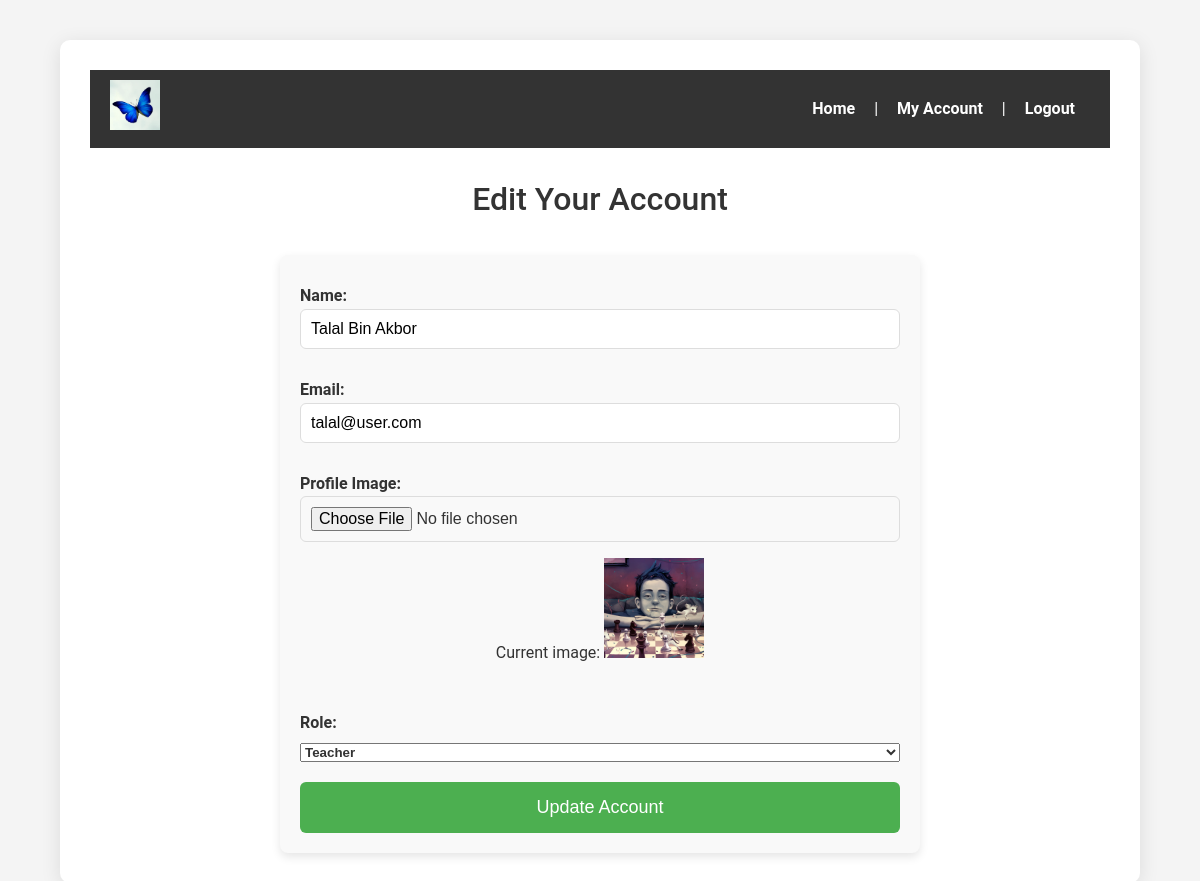
The app's page /edit_account.php?id=2 (signed in) with its own data.
### tables this page shows
CREATE TABLE `users` (
  `id` int(11) NOT NULL,
  `name` varchar(100) NOT NULL,
  `email` varchar(100) NOT NULL,
  `password` varchar(255) NOT NULL,
  `profile_image` varchar(255) DEFAULT NULL,
  `role` enum('student','teacher','admin') DEFAULT 'student',
  `created_at` timestamp NOT NULL DEFAULT current_timestamp()
);

### edit_account.php (the view, shortened to what this page needs)
<?php
include('includes/db_connect.php');
$user_id = $_SESSION['user_id'];
$sql = "SELECT id, name, email, profile_image, role FROM users WHERE id = ?";
$stmt = $conn->prepare($sql);
$stmt->bind_param("i", $user_id);
$stmt->execute();
$result = $stmt->get_result();
$user_data = $result->fetch_assoc();
if ($_SESSION['user_role'] == 'admin' && isset($_GET['id']) && $_GET['id'] != $user_id) {
    $edit_user_id = $_GET['id'];
    $sql = "SELECT id, name, email, profile_image, role FROM users WHERE id = ?";
    $stmt = $conn->prepare($sql);
    $stmt->bind_param("i", $edit_user_id);
    $stmt->execute();
    $result = $stmt->get_result();
    $user_data = $result->fetch_assoc();
} elseif ($_SESSION['user_role'] != 'admin' && isset($_GET['id']) && $_GET['id'] != $user_id) {
    header("Location: account.php");
    exit();
}
?>
<!DOCTYPE html>
<html lang="en">
<head>
    <link rel="stylesheet" href="css/style.css">
</head>
<body>
    <div class="container">
        <header>
            <div class="logo">
                <img src="images/logo.png" alt="App Logo" width="150">
            </div>
            <div class="nav-menu">
                <a href="index.php">Home</a> |
                <a href="account.php">My Account</a> |
                <a href="logout.php">Logout</a>
            </div>
        </header>
        <h2>Edit Your Account</h2>
        <form action="edit_account.php<?php if ($_SESSION['user_role'] == 'admin') { echo '?id=' . $user_data['id']; } ?>" method="POST" enctype="multipart/form-data">
            <div class="form-section">
                <label for="name">Name:</label>
                <input type="text" id="name" name="name" value="<?php echo htmlspecialchars($user_data['name']); ?>" required>
            </div>
            <div class="form-section">
                <label for="email">Email:</label>
                <input type="email" id="email" name="email" value="<?php echo htmlspecialchars($user_data['email']); ?>" required>
            </div>
            <div class="form-section">
                <label for="profile_image">Profile Image:</label>
                <input type="file" id="profile_image" name="profile_image">
                <?php if ($user_data['profile_image']) : ?>
                    <p>Current image: <img src="images/<?php echo htmlspecialchars($user_data['profile_image']); ?>" alt="Profile Image" width="100"></p>
                <?php else: ?>
                    <p>Current image: <img src="images/default.jpg" alt="Default Image" width="100"></p>
                <?php endif; ?>
            </div>
            <?php if ($_SESSION['user_role'] == 'admin'): ?>
                <div class="form-section">
                    <label for="role">Role:</label>
                    <select name="role" id="role" required>
                        <option value="teacher" <?php echo $user_data['role'] == 'teacher' ? 'selected' : ''; ?>>Teacher</option>
                    </select>
                </div>
            <?php endif; ?>
            <button type="submit">Update Account</button>
        </form>
    </div>
</body>
</html>

### css/style.css (style rules this page uses)
body { font-family: 'Roboto', sans-serif; background-color: #f4f4f4; color: #333; margin: 0; padding: 0; line-height: 1.6; }
.container { width: 85%; margin: 40px auto; padding: 30px; background-color: #fff; box-shadow: 0 4px 20px rgba(0, 0, 0, 0.1); border-radius: 10px; max-width: 1200px; text-align: center; }
h2, h3 { text-align: center; color: #333; margin-bottom: 30px; font-size: 2rem; font-weight: 500; }
form { display: flex; flex-direction: column; gap: 20px; max-width: 600px; margin: 0 auto; padding: 20px; background-color: #f9f9f9; border-radius: 8px; box-shadow: 0 4px 10px rgba(0, 0, 0, 0.1); }
form .form-section { display: flex; flex-direction: column; }
form label { font-weight: 600; color: #333; text-align: left; display: block; margin-top: 8px; }
form select { font-weight: 600; color: #333; text-align: left; display: block; margin-top: 8px; }
form input:valid, form textarea:valid { border-color: #4CAF50; }
form input[type="text"], form input[type="email"], form input[type="password"], form input[type="number"], form input[type="file"] { padding: 10px; border: 1px solid #ddd; border-radius: 6px; font-size: 16px; transition: border-color 0.3s ease; width: 100%; box-sizing: border-box; }
button[type="submit"] { background-color: #4CAF50; color: white; padding: 15px; font-size: 18px; border: none; border-radius: 6px; cursor: pointer; transition: background-color 0.3s ease; }
header { background-color: #333; color: #fff; padding: 15px 0; display: flex; justify-content: space-between; align-items: center; padding: 10px 20px; }
header .logo img { width: 50px; height: 50px; }
header .nav-menu a { color: #fff; text-decoration: none; margin: 0 15px; font-weight: 600; }

### records on screen
users: name "Talal Bin Akbor", email "talal@user.com", profile_image (picture), role "Teacher"
